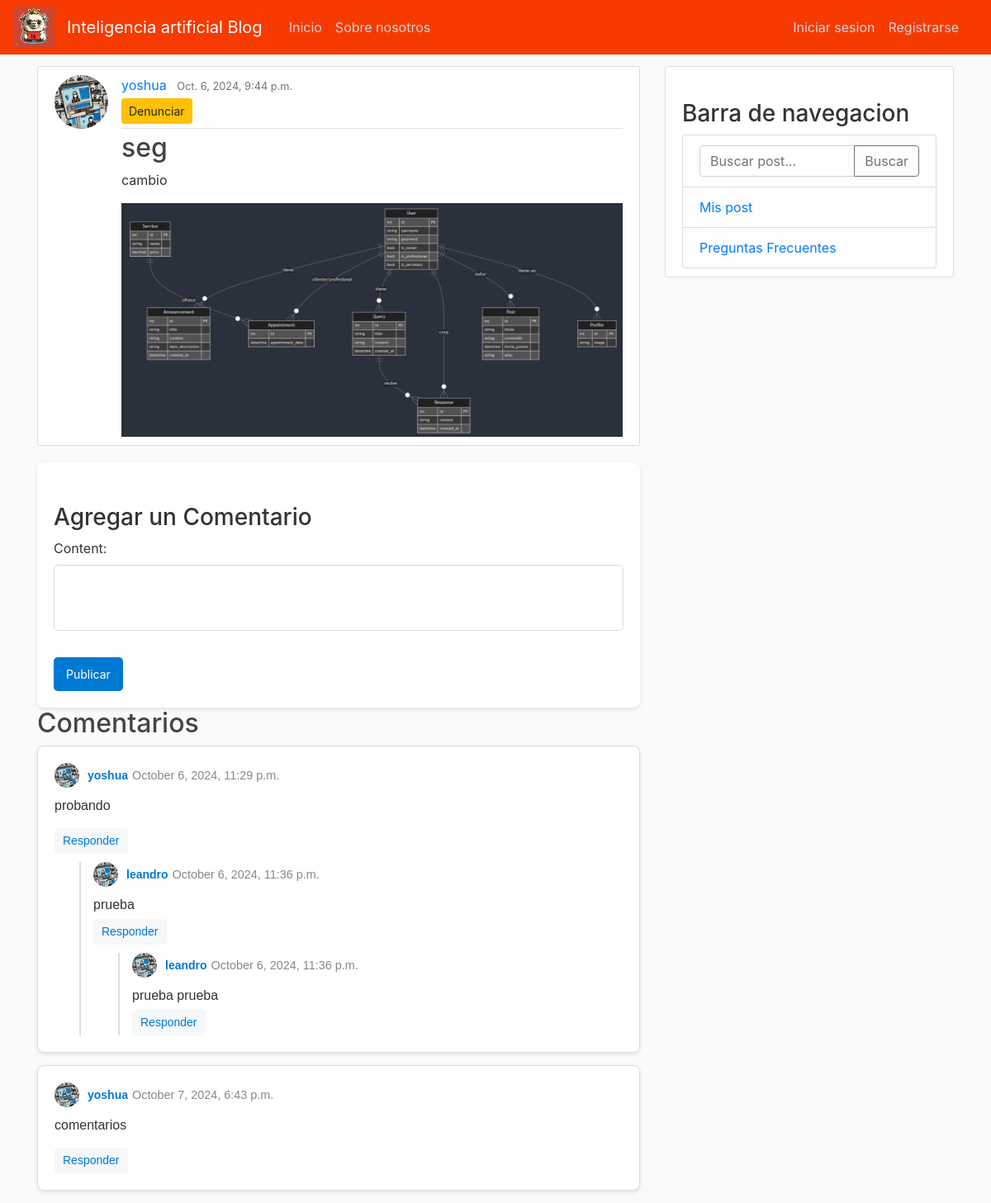
Screenshot of /Spa/post/10/ with the database file from the repository.
### Spa/models.py (models this page shows, shortened)
class Post(models.Model):
    titulo = models.CharField(max_length=100)
    contenido = models.TextField()
    fecha_posteo = models.DateTimeField(default=timezone.now)
    autor = models.ForeignKey(User, on_delete=models.CASCADE)
    imagen = models.ImageField(upload_to='imagenes/', blank=True, null=True)

class Comment(models.Model):
    post = models.ForeignKey('Post', related_name='comments', on_delete=models.CASCADE)
    author = models.ForeignKey(User, on_delete=models.CASCADE)
    content = models.TextField()
    created_at = models.DateTimeField(auto_now_add=True)
    parent_comment = models.ForeignKey('self', null=True, blank=True, related_name='replies', on_delete=models.CASCADE)

### users/models.py (models this page shows, shortened)
class profile(models.Model):
    user = models.OneToOneField(User, on_delete=models.CASCADE)
    image = models.ImageField(default='default.jpg', upload_to='profile_pics')

### Spa/views.py (the view)
class PostDetailView(DetailView):
    model = Post
    template_name = 'spa/post_detail.html'  # Adjust to your template's path
    context_object_name = 'object'  # or whatever you named your post in the template
    def get_context_data(self, **kwargs):
        context = super().get_context_data(**kwargs)
        context['comments'] = self.object.comments.all()  # Fetch comments related to the post
        context['comment_form'] = CommentForm()  # Include the comment form
        return context

### users/forms.py
class CommentForm(forms.ModelForm):
    class Meta:
        model = Comment
        fields = ['content']

### Spa/templates/spa/post_detail.html (shortened to what this page needs)
{% extends "spa/base.html" %}
{% block content %}
<article class="media content-section">
    <img class="rounded-circle article-img" src="{{ object.autor.profile.image.url }}">
    <div class="media-body">
        <div class="article-metadata">
            <a class="mr-2" href="{% url 'user-post' object.autor.username %}">{{ object.autor }}</a>
            <small class="text-muted">{{ object.fecha_posteo }}</small>
            {% if object.autor == user or user.is_superuser %}
                <div>
                    {% if object.autor == user %}
                        <a class="btn btn-secondary btn-sm mt-1 mb-1" href="{% url 'post-update' object.id %}">Actualizar</a>
                    {% endif %}
                    {% if user.is_superuser %}
                        <form method="POST" action="{% url 'post-delete' object.id %}" style="display:inline;">
                            {% csrf_token %}
                            <button class="btn btn-danger btn-sm mt-1 mb-1" type="submit">Eliminar</button>
                        </form>
                    {% endif %}
                </div>
            {% else %}
                <form method="POST" action="{% url 'crear-denuncia' object.id %}">
                    <button class="btn btn-warning btn-sm mt-1 mb-1" type="submit">Denunciar</button>
                </form>
            {% endif %}
        </div>
        <h2 class="article-title">{{ object.titulo }}</h2>
        <p class="article-content">{{ object.contenido }}</p>
        {% if object.imagen %}
            <img class="img-fluid" src="{{ object.imagen.url }}" alt="{{ object.titulo }}"/>
        {% endif %}
    </div>
</article>
<div class="comment-form">
    <h3>Agregar un Comentario</h3>
    <form method="POST" action="{% url 'add-comment' object.id %}">
        {{ comment_form.as_p }}
        <button type="submit" class="btn btn-primary">Publicar</button>
    </form>
</div>
<h2>Comentarios</h2>
<div class="comment-section">
    {% for comment in comments %}
        {% if not comment.parent_comment %}
            <div class="comment">
                <div class="comment-header">
                    <img src="{{ comment.author.profile.image.url }}" alt="Avatar">
                    <strong>{{ comment.author.username }}</strong>
                    <small>{{ comment.created_at|date:"F j, Y, g:i a" }}</small>
                </div>
                <div class="comment-content">
                    <p>{{ comment.content }}</p>
                </div>
                <button class="reply-button" onclick="toggleReplyForm('reply-form-{{ comment.id }}')">Responder</button>
                {% if comment.replies.exists %}
                    <div class="replies">
                        {% include "Spa/replies.html" with replies=comment.replies.all %}
                    </div>
                {% endif %}
            </div>
        {% endif %}
    {% endfor %}
</div>
{% endblock content %}

### Spa/templates/spa/replies.html (shortened to what this page needs)
{% for reply in replies %}
    <div class="reply">
        <div class="comment-header">
            <img src="{{ reply.author.profile.image.url }}" alt="Avatar">
            <strong>{{ reply.author.username }}</strong>
            <small>{{ reply.created_at|date:"F j, Y, g:i a" }}</small>
        </div>
        <p>{{ reply.content }}</p>
        <button class="reply-button" onclick="toggleReplyForm('reply-form-{{ reply.id }}')">Responder</button>
        {% if reply.replies.exists %}
            <div class="replies">
                {% include "Spa/replies.html" with replies=reply.replies.all %}
            </div>
        {% endif %}
    </div>
{% endfor %}

### Spa/static/Spa/main.css (style rules this page uses)
body { background: #fafafa; color: #333333; margin-top: 5rem; }
h1, h2, h3, h4, h5, h6 { color: #444444; }
.content-section { background: #ffffff; padding: 10px 20px; border: 1px solid #dddddd; border-radius: 3px; margin-bottom: 20px; }
.article-title { color: #444444; }
.article-content { white-space: pre-line; }
.article-img { height: 65px; width: 65px; margin-right: 16px; }
.article-metadata { padding-bottom: 1px; margin-bottom: 4px; border-bottom: 1px solid #e3e3e3 }
textarea { border: 1px solid #ced4da; border-radius: 5px; resize: none; }
.comment { background-color: #f8f9fa; border-left: 5px solid #007bff; }
.comment p { margin: 0; }
.comment small { font-size: 0.9rem; }

### Spa/templates/spa/post_detail.html (style rules this page uses)
.comment { background-color: #ffffff; border: 1px solid #ddd; border-radius: 8px; padding: 20px; margin-bottom: 15px; font-family: Arial, sans-serif; color: #333; box-shadow: 0 2px 5px rgba(0, 0, 0, 0.1); transition: all 0.3s; }
.comment-header { display: flex; align-items: center; margin-bottom: 10px; font-size: 14px; }
.comment-header img { width: 30px; height: 30px; border-radius: 50%; margin-right: 10px; }
.comment-header strong { margin-right: 5px; color: #0079d3; }
.comment-header small { color: #888; }
.comment-content { margin-bottom: 10px; font-size: 16px; line-height: 1.5; }
.replies { margin-left: 30px; border-left: 2px solid #ddd; padding-left: 15px; }
.reply { margin-top: 10px; }
.reply-button { background-color: #f6f7f8; border: none; color: #0079d3; font-size: 14px; cursor: pointer; margin-top: 5px; padding: 5px 10px; border-radius: 5px; transition: background-color 0.3s; }
h3 { margin-top: 30px; color: #333; }
.comment-form textarea { width: 100%; height: 80px; margin-bottom: 10px; border-radius: 5px; border: 1px solid #ddd; padding: 10px; font-size: 14px; resize: none; }
.comment-form button { background-color: #0079d3; border: none; color: white; padding: 10px 15px; border-radius: 5px; cursor: pointer; font-size: 14px; transition: background-color 0.3s; }
.comment-form { background-color: #fff; border-radius: 8px; padding: 20px; margin-top: 20px; box-shadow: 0 2px 5px rgba(0, 0, 0, 0.1); }

### rows the page displays
Post: autor.profile.image (placeholder picture), autor "yoshua", fecha_posteo "Oct. 6, 2024, 9:44 p.m.", titulo "seg", contenido "cambio", imagen (picture)
Comment: author.profile.image (placeholder picture), author.username "yoshua", created_at "October 6, 2024, 11:29 p.m.", content "probando"
Comment: author.profile.image (placeholder picture), author.username "leandro", created_at "October 6, 2024, 11:36 p.m.", content "prueba"
Comment: author.profile.image (placeholder picture), author.username "leandro", created_at "October 6, 2024, 11:36 p.m.", content "prueba prueba"
Comment: author.profile.image (placeholder picture), author.username "yoshua", created_at "October 7, 2024, 6:43 p.m.", content "comentarios"
